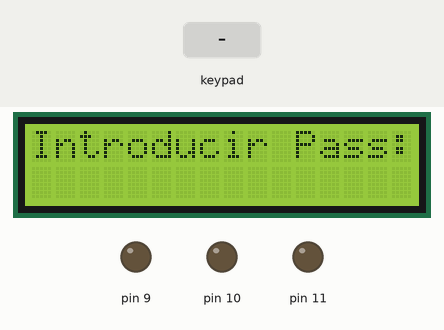
Bench run of a sketch on a simulated Arduino Uno, built with avr-gcc and run on an emulated ATmega328P. Parts: 16×2 character LCD, output pins drawn as LEDs (lit = HIGH). The test bench sets the inputs (shaded band).

Above: at 3.2 s.
3.3 s: keypad keys 2 4 5 1 # pressed 0.4 s apart
At 5.8 s:
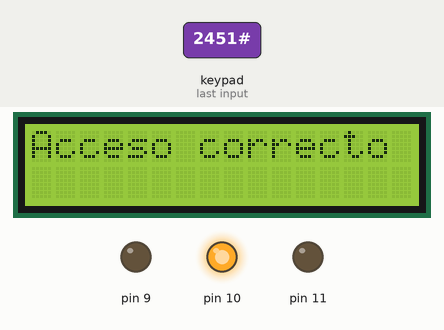
8.0 s: keypad keys 2 4 5 1 * pressed 0.4 s apart
At 9.4 s:
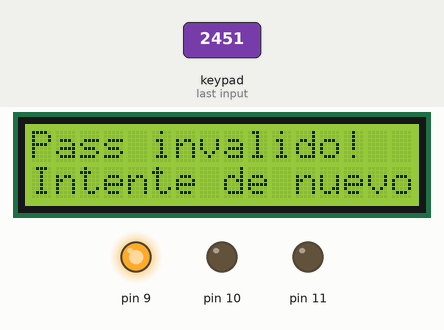
12.5 s: key '*' pressed
At 13.7 s:
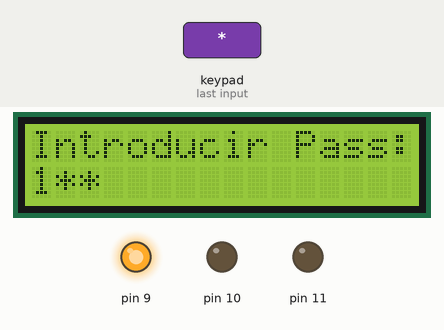
14.0 s: keypad keys 4 3 2 # pressed 0.4 s apart
At 16.9 s:
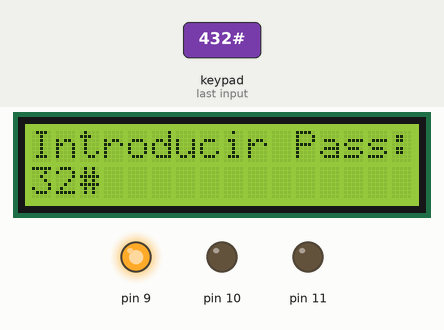
17.9 s: key '1' pressed
At 20.7 s:
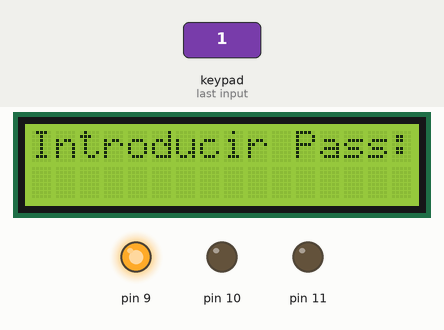
20.9 s: keypad keys 2 4 5 1 * pressed 0.4 s apart
At 24.6 s:
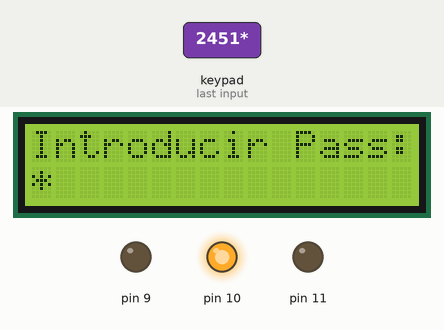
Timing chart, 0 to 26.1 s (numbered marks = the images above; inputs shaded):
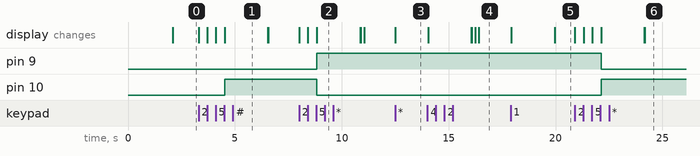

The sketch:

ControlAccesoTecladoI2C.ino
```cpp
#include <Wire.h>
#include <LiquidCrystal_I2C.h>
#include <Keypad.h>

LiquidCrystal_I2C lcd(0x27,16,2);  //Direccion, tamaño de la pantalla

const byte ROWS = 4;
const byte COLS = 3;
char keys[ROWS][COLS] = {
{'1','2','3'},
{'4','5','6'},
{'7','8','9'},
{'*','0','#'}
};
byte rowPins[ROWS] = {8, 7, 6, 5};
byte colPins[COLS] = {4, 3, 2};

Keypad keypad = Keypad(makeKeymap(keys), rowPins, colPins, ROWS, COLS);

int contador;
char pass1 = '2';
char pass2 = '4';
char pass3 = '5';
char pass4 = '1';
char tecla1;
char tecla2;
char tecla3;
char tecla4;

void setup(){
  Serial.begin(9600);
  lcd.init();
  lcd.backlight();
  pinMode(9,OUTPUT);
  pinMode(10,OUTPUT);
  pinMode(11,OUTPUT);
  lcd.print("B");lcd.print("i");lcd.print("e");lcd.print("n");lcd.print("v");lcd.print("e");lcd.print("n");lcd.print("i");lcd.print("d");lcd.print("o");
  lcd.setCursor(0,1);
  lcd.print("A");lcd.print("r");lcd.print("d");lcd.print("u");lcd.print("i");lcd.print("n");lcd.print("o");
  delay(2000);
  lcd.clear();
  lcd.print("I");lcd.print("n");lcd.print("t");lcd.print("r");lcd.print("o");lcd.print("d");lcd.print("u");lcd.print("c");lcd.print("i");lcd.print("r");lcd.print(" ");
  lcd.print("P");lcd.print("a");lcd.print("s");lcd.print("s");lcd.print(":");
}

void loop()
{
  char key = keypad.getKey();
  if (key != NO_KEY){
    contador = contador + 1;
    if (contador == 1){
      lcd.setCursor(0,1);
      lcd.print(key);
      tecla1 = key;
    }
    if (contador == 2){
      lcd.setCursor(1,1);
      lcd.print(key);
      tecla2 = key;
    }
    if (contador == 3){
      lcd.setCursor(2,1);
      lcd.print(key);
      tecla3 = key;
    }
    if (contador == 4){
      lcd.setCursor(3,1);
      lcd.print(key);
      tecla4 = key;
      contador = 0;
      if (tecla1 == pass1 && tecla2 == pass2 && tecla3 == pass3 && tecla4 == pass4){
        lcd.clear();
        lcd.print("A");lcd.print("c");lcd.print("c");lcd.print("e");lcd.print("s");lcd.print("o");lcd.print(" ");
        lcd.print("c");lcd.print("o");lcd.print("r");lcd.print("r");lcd.print("e");lcd.print("c");lcd.print("t");lcd.print("o");
        digitalWrite(10,HIGH);
        digitalWrite(9,LOW);
        delay(2000);
        lcd.clear();
        lcd.print("I");lcd.print("n");lcd.print("t");lcd.print("r");lcd.print("o");lcd.print("d");lcd.print("u");lcd.print("c");lcd.print("i");lcd.print("r");lcd.print(" ");
        lcd.print("P");lcd.print("a");lcd.print("s");lcd.print("s");lcd.print(":");
      }
      else{
        lcd.clear();
        lcd.print("P");lcd.print("a");lcd.print("s");lcd.print("s");lcd.print(" ");
        lcd.print("i");lcd.print("n");lcd.print("v");lcd.print("a");lcd.print("l");lcd.print("i");lcd.print("d");lcd.print("o");lcd.print("!");
        digitalWrite(9,HIGH);
        digitalWrite(10,LOW);
        lcd.setCursor(0,1);
        lcd.print("I");lcd.print("n");lcd.print("t");lcd.print("e");lcd.print("n");lcd.print("t");lcd.print("e");lcd.print(" ");lcd.print("d");lcd.print("e");lcd.print(" ");
        lcd.print("n");lcd.print("u");lcd.print("e");lcd.print("v");lcd.print("o");lcd.print(":");
        delay(2000);
        lcd.clear();
        lcd.print("I");lcd.print("n");lcd.print("t");lcd.print("r");lcd.print("o");lcd.print("d");lcd.print("u");lcd.print("c");lcd.print("i");lcd.print("r");lcd.print(" ");
        lcd.print("P");lcd.print("a");lcd.print("s");lcd.print("s");lcd.print(":");
      }
    }
  }
}
```

Measured:
- after the input at 3.3 s, pin 10: LOW → HIGH after 1.2 s; the display: first changes at once (image 1 shows a later state)
- after the input at 8.0 s, pin 9: LOW → HIGH after 0.82 s; pin 10: HIGH → LOW after 0.82 s; the display: first changes at once (image 2 shows a later state)
- after the input at 12.5 s, the display: changes at once (image 3)
- after the input at 14.0 s, the display: first changes at once (image 4 shows a later state)
- after the input at 17.9 s, the display: first changes at once (image 5 shows a later state)
- after the input at 20.9 s, pin 9: HIGH → LOW after 1.2 s; pin 10: LOW → HIGH after 1.2 s; the display: first changes at once (image 6 shows a later state)
